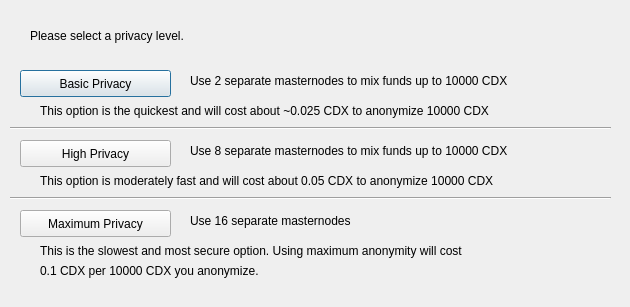
<?xml version="1.0" encoding="UTF-8"?>
<ui version="4.0">
 <class>ObfuscationConfig</class>
 <widget class="QDialog" name="ObfuscationConfig">
  <property name="geometry">
   <rect>
    <x>0</x>
    <y>0</y>
    <width>630</width>
    <height>307</height>
   </rect>
  </property>
  <property name="windowTitle">
   <string>Configure Obfuscation</string>
  </property>
  <widget class="QPushButton" name="buttonBasic">
   <property name="geometry">
    <rect>
     <x>20</x>
     <y>70</y>
     <width>151</width>
     <height>27</height>
    </rect>
   </property>
   <property name="text">
    <string>Basic Privacy</string>
   </property>
  </widget>
  <widget class="QPushButton" name="buttonHigh">
   <property name="geometry">
    <rect>
     <x>20</x>
     <y>140</y>
     <width>151</width>
     <height>27</height>
    </rect>
   </property>
   <property name="text">
    <string>High Privacy</string>
   </property>
  </widget>
  <widget class="QPushButton" name="buttonMax">
   <property name="geometry">
    <rect>
     <x>20</x>
     <y>210</y>
     <width>151</width>
     <height>27</height>
    </rect>
   </property>
   <property name="text">
    <string>Maximum Privacy</string>
   </property>
  </widget>
  <widget class="QLabel" name="label">
   <property name="geometry">
    <rect>
     <x>30</x>
     <y>20</y>
     <width>571</width>
     <height>31</height>
    </rect>
   </property>
   <property name="text">
    <string>Please select a privacy level.</string>
   </property>
  </widget>
  <widget class="QLabel" name="label_2">
   <property name="geometry">
    <rect>
     <x>190</x>
     <y>70</y>
     <width>421</width>
     <height>21</height>
    </rect>
   </property>
   <property name="text">
    <string>Use 2 separate masternodes to mix funds up to 10000 CDX</string>
   </property>
  </widget>
  <widget class="QLabel" name="label_3">
   <property name="geometry">
    <rect>
     <x>190</x>
     <y>140</y>
     <width>411</width>
     <height>21</height>
    </rect>
   </property>
   <property name="text">
    <string>Use 8 separate masternodes to mix funds up to 10000 CDX</string>
   </property>
  </widget>
  <widget class="QLabel" name="label_4">
   <property name="geometry">
    <rect>
     <x>190</x>
     <y>210</y>
     <width>421</width>
     <height>21</height>
    </rect>
   </property>
   <property name="text">
    <string>Use 16 separate masternodes</string>
   </property>
  </widget>
  <widget class="QLabel" name="label_6">
   <property name="geometry">
    <rect>
     <x>40</x>
     <y>100</y>
     <width>561</width>
     <height>21</height>
    </rect>
   </property>
   <property name="text">
    <string>This option is the quickest and will cost about ~0.025 CDX to anonymize 10000 CDX</string>
   </property>
  </widget>
  <widget class="QLabel" name="label_7">
   <property name="geometry">
    <rect>
     <x>40</x>
     <y>170</y>
     <width>561</width>
     <height>21</height>
    </rect>
   </property>
   <property name="text">
    <string>This option is moderately fast and will cost about 0.05 CDX to anonymize 10000 CDX</string>
   </property>
  </widget>
  <widget class="QLabel" name="label_8">
   <property name="geometry">
    <rect>
     <x>40</x>
     <y>240</y>
     <width>561</width>
     <height>21</height>
    </rect>
   </property>
   <property name="text">
    <string>This is the slowest and most secure option. Using maximum anonymity will cost</string>
   </property>
  </widget>
  <widget class="QLabel" name="label_9">
   <property name="geometry">
    <rect>
     <x>40</x>
     <y>260</y>
     <width>561</width>
     <height>21</height>
    </rect>
   </property>
   <property name="text">
    <string>0.1 CDX per 10000 CDX you anonymize.</string>
   </property>
  </widget>
  <widget class="Line" name="line">
   <property name="geometry">
    <rect>
     <x>10</x>
     <y>120</y>
     <width>601</width>
     <height>16</height>
    </rect>
   </property>
   <property name="orientation">
    <enum>Qt::Horizontal</enum>
   </property>
  </widget>
  <widget class="Line" name="line_2">
   <property name="geometry">
    <rect>
     <x>10</x>
     <y>190</y>
     <width>601</width>
     <height>16</height>
    </rect>
   </property>
   <property name="orientation">
    <enum>Qt::Horizontal</enum>
   </property>
  </widget>
 </widget>
 <resources/>
 <connections/>
</ui>
